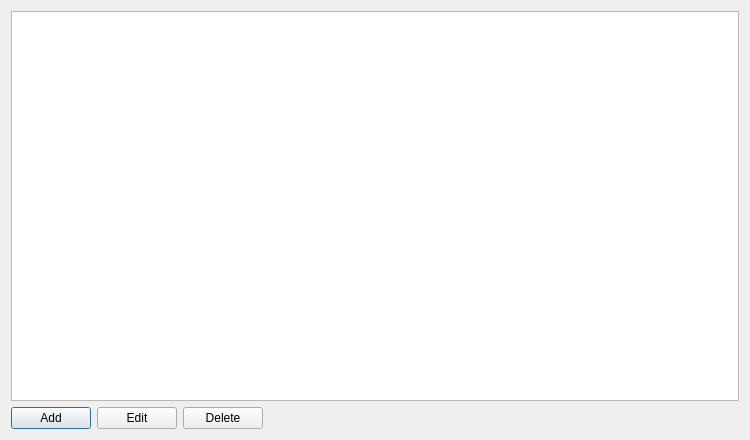
<?xml version="1.0" encoding="UTF-8"?>
<ui version="4.0">
 <class>AudioRecScheduleDialog</class>
 <widget class="QDialog" name="AudioRecScheduleDialog">
  <property name="geometry">
   <rect>
    <x>0</x>
    <y>0</y>
    <width>750</width>
    <height>440</height>
   </rect>
  </property>
  <property name="windowTitle">
   <string>Audio Recording Schedule</string>
  </property>
  <layout class="QGridLayout" name="gridLayout">
   <item row="0" column="0" colspan="4">
    <widget class="QTableView" name="scheduleTableView"/>
   </item>
   <item row="1" column="0">
    <widget class="QPushButton" name="addButton">
     <property name="text">
      <string>Add</string>
     </property>
    </widget>
   </item>
   <item row="1" column="1">
    <widget class="QPushButton" name="editButton">
     <property name="text">
      <string>Edit</string>
     </property>
    </widget>
   </item>
   <item row="1" column="2">
    <widget class="QPushButton" name="deleteButton">
     <property name="text">
      <string>Delete</string>
     </property>
    </widget>
   </item>
   <item row="1" column="3">
    <spacer name="horizontalSpacer">
     <property name="orientation">
      <enum>Qt::Horizontal</enum>
     </property>
     <property name="sizeHint" stdset="0">
      <size>
       <width>503</width>
       <height>20</height>
      </size>
     </property>
    </spacer>
   </item>
  </layout>
 </widget>
 <resources/>
 <connections/>
</ui>
